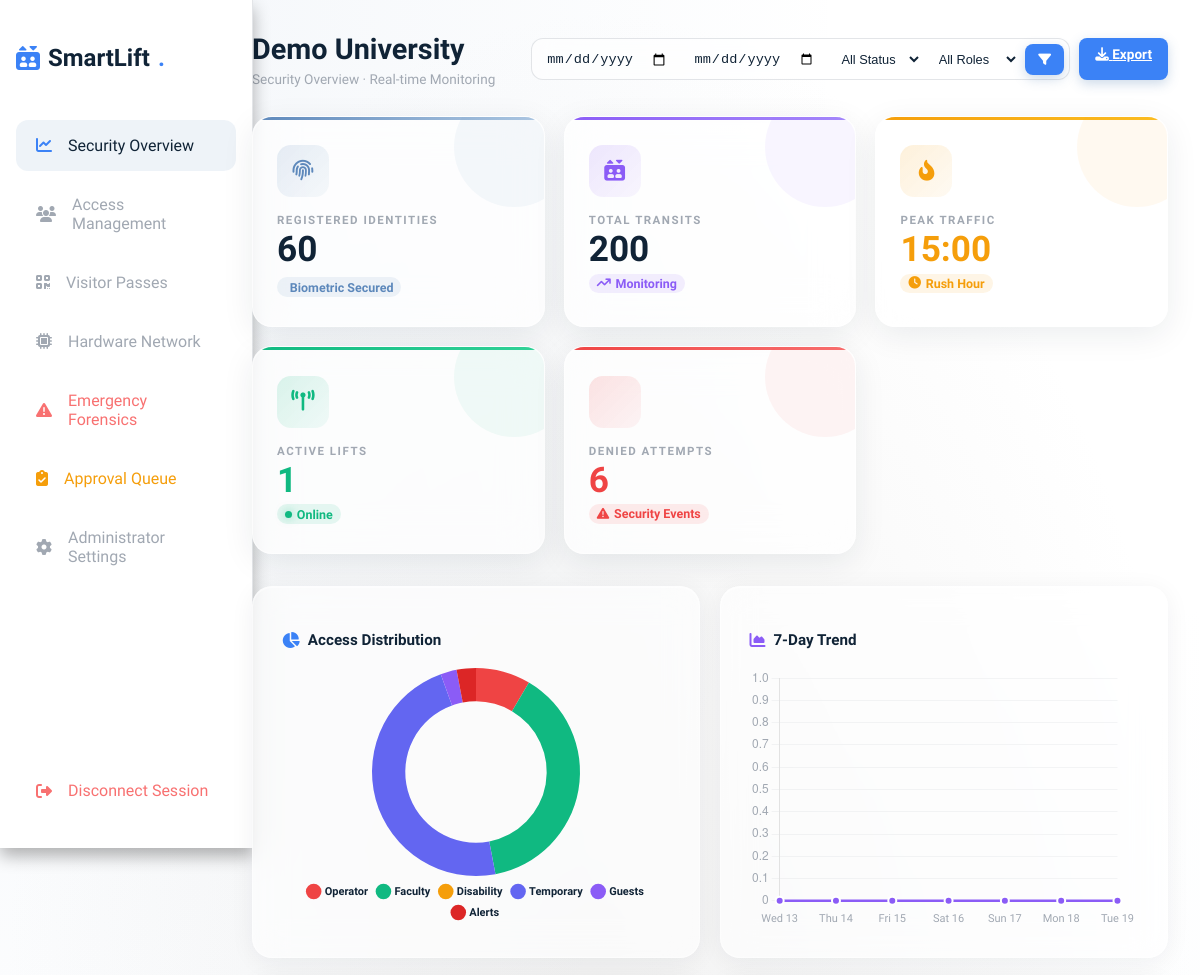
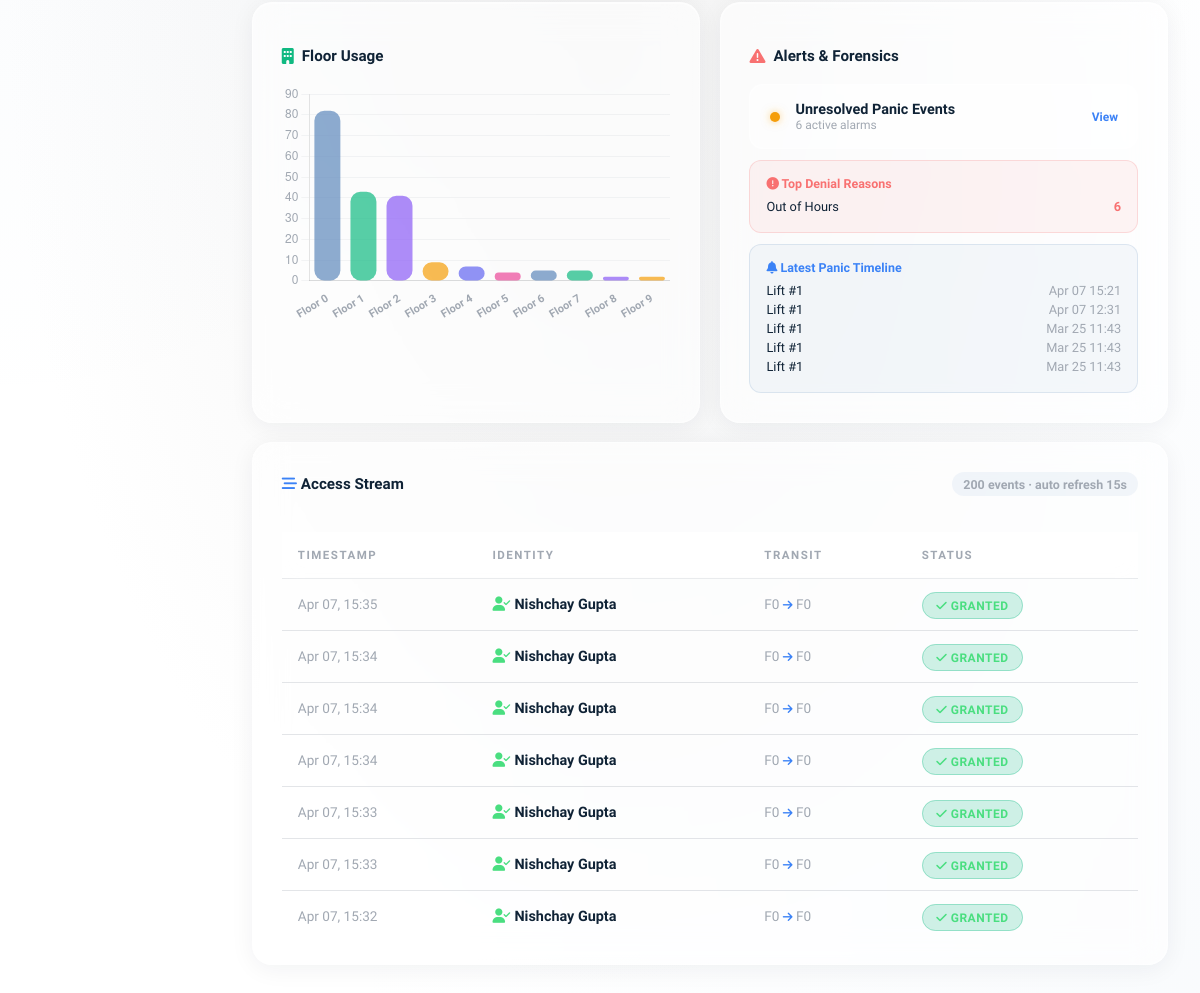
The page /dashboard (signed in) on the database as committed earlier (2 pictures, top to bottom).
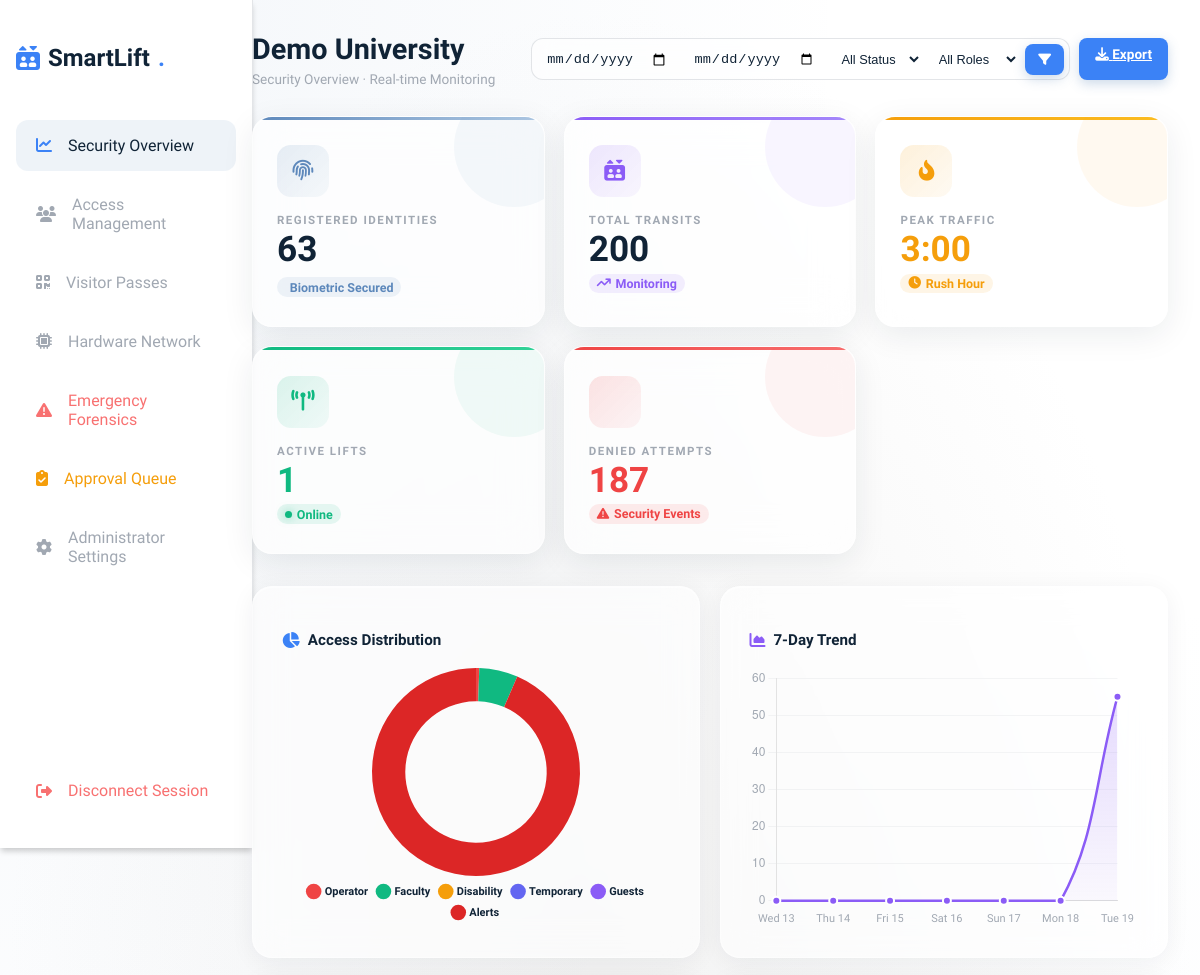
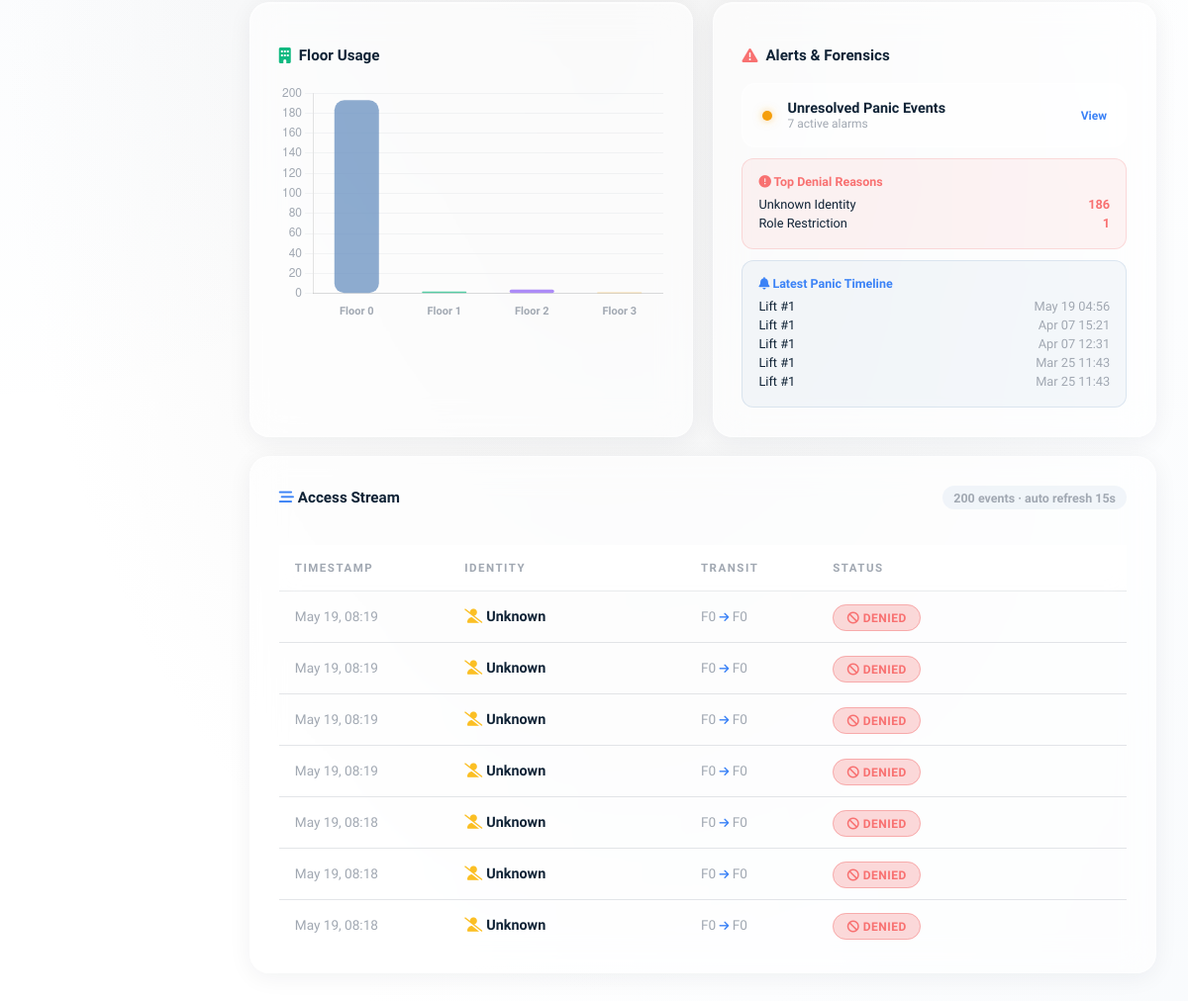
The same page on the database as committed later (2 pictures, top to bottom).
### software/models.py (models this page shows)
class EmergencyEvent(db.Model):
    id = db.Column(db.Integer, primary_key=True)
    tenant_id = db.Column(db.Integer, db.ForeignKey('tenant.id'), nullable=False)
    lift_id = db.Column(db.Integer, db.ForeignKey('lift.Lift_id'), nullable=False)
    timestamp = db.Column(db.DateTime, default=datetime.utcnow)
    resolved = db.Column(db.Boolean, default=False)
    lift = db.relationship('Lift')

class AccessLog(db.Model):
    Log_id = db.Column(db.Integer, primary_key=True) # ER Mapping: Log_id
    User_id = db.Column(db.Integer, db.ForeignKey('user.user_id'), nullable=True) # ER Mapping: User_id (Nullable for strangers/spoofs)
    timestlap = db.Column(db.DateTime, default=datetime.utcnow) # ER Mapping: timestlap
    Source_floor = db.Column(db.Integer, default=0) # Phase 7: Node Invocation Origin
    Floor_selection = db.Column(db.Integer, nullable=False) # Destination
    Request_ID = db.Column(db.Integer, db.ForeignKey('floor_request.Request_ID'), nullable=True)
    status = db.Column(db.String(100), default='Granted') # Log everything: Mismatches, Denials, Successes
    user = db.relationship('User')

class User(db.Model):
    __table_args__ = (db.UniqueConstraint('enrollment_id', 'tenant_id', name='_tenant_enrollment_uc'),)
    user_id = db.Column(db.Integer, primary_key=True) # ER Mapping: User_id
    name = db.Column(db.String(100), nullable=False) # ER Mapping: name
    Face_encoding = db.Column(db.Text, nullable=True) # ER Mapping: Face_encording
    face_vector = db.Column(db.Text, nullable=True) # Mathematical DB representation
    access_type = db.Column(db.String(50), default='temporary') # ER Mapping: acess type
    access_start_time = db.Column(db.Time, nullable=True)
    access_end_time = db.Column(db.Time, nullable=True)
    email = db.Column(db.String(120), nullable=True) # Extended Comm Parameter
    enrollment_id = db.Column(db.String(50), nullable=True) # For Students/Faculty
    department = db.Column(db.String(100), nullable=True)
    course = db.Column(db.String(100), nullable=True)
    batch = db.Column(db.String(50), nullable=True)
    allowed_floors = db.Column(db.String(100), default='0')
    tenant_id = db.Column(db.Integer, db.ForeignKey('tenant.id'), nullable=False)

### app.py (the view)
@app.route('/dashboard')
def dashboard():
    if 'admin_id' not in session: return redirect(url_for('login'))
    t_id = session['tenant_id']
    tenant = Tenant.query.get(t_id)
    users = User.query.filter_by(tenant_id=t_id).all()
    active_lifts = Lift.query.filter_by(tenant_id=t_id, status="Online").count()
    filter_date = request.args.get('date', '').strip()
    start_date_raw = request.args.get('start_date', '').strip()
    end_date_raw = request.args.get('end_date', '').strip()
    status_filter = request.args.get('status', 'all')
    role_filter = request.args.get('role', 'all')
    if filter_date and not start_date_raw and not end_date_raw:
        start_date_raw = filter_date
        end_date_raw = filter_date
    start_date = _parse_iso_date(start_date_raw)
    end_date = _parse_iso_date(end_date_raw)
    if start_date and end_date and start_date > end_date:
        start_date, end_date = end_date, start_date
    query = _tenant_accesslog_query(t_id)
    query = _apply_status_role_filters(query, status_filter, role_filter)
    if start_date:
        query = query.filter(db.func.date(AccessLog.timestlap) >= start_date)
    if end_date:
        query = query.filter(db.func.date(AccessLog.timestlap) <= end_date)
    logs = query.order_by(AccessLog.timestlap.desc()).limit(200).all()
    dist = {'Operator': 0, 'Faculty': 0, 'Disability': 0, 'Temporary': 0, 'Guests': 0, 'Alerts': 0}
    for log in logs:
        if _is_denied_status(log.status):
            dist['Alerts'] += 1
        elif log.user:
            role = log.user.access_type
            if role in dist: dist[role] += 1
            else: dist['Temporary'] += 1
        else:
            dist['Guests'] += 1
    chart_data = [dist['Operator'], dist['Faculty'], dist['Disability'], dist['Temporary'], dist['Guests'], dist['Alerts']]
    denied_count = sum(1 for log in logs if _is_denied_status(log.status))
    peak_hour = "N/A"
    hours = [log.timestlap.hour for log in logs]
    if hours:
        peak_hour = f"{Counter(hours).most_common(1)[0][0]}:00"
    trend_labels = []
    trend_values = []
    for i in range(6, -1, -1):
        day = datetime.utcnow().date() - timedelta(days=i)
        day_name = day.strftime('%a %d')
        trend_labels.append(day_name)
        day_query = _tenant_accesslog_query(t_id)
        day_query = _apply_status_role_filters(day_query, status_filter, role_filter)
        count = day_query.filter(db.func.date(AccessLog.timestlap) == day).count()
        trend_values.append(count)
    floor_labels = []
    floor_values = []
    floor_counts = {}
    for log in logs:
        f = log.Floor_selection
        floor_counts[f] = floor_counts.get(f, 0) + 1
    for floor_num in sorted(floor_counts.keys()):
        floor_labels.append(f"Floor {floor_num}")
        floor_values.append(floor_counts[floor_num])
    if not floor_labels:
        floor_labels = ['Floor 0', 'Floor 1', 'Floor 2']
        floor_values = [0, 0, 0]
    denial_reason_counter = Counter()
    for log in logs:
        if _is_denied_status(log.status):
            denial_reason_counter[_denial_reason(log.status)] += 1
    top_denial_reasons = denial_reason_counter.most_common(5)
    unresolved_panic_count = EmergencyEvent.query.filter_by(tenant_id=t_id, resolved=False).count()
    latest_panic_events = EmergencyEvent.query.filter_by(tenant_id=t_id).order_by(EmergencyEvent.timestamp.desc()).limit(5).all()
    return render_template('dashboard.html', tenant=tenant, total_users=len(users), logs=logs,
                           active_lifts=active_lifts, peak_hour=peak_hour, chart_data=chart_data,
                           trend_labels=trend_labels, trend_values=trend_values,
                           floor_labels=floor_labels, floor_values=floor_values,
                           denied_count=denied_count, top_denial_reasons=top_denial_reasons,
                           unresolved_panic_count=unresolved_panic_count, latest_panic_events=latest_panic_events,
                           start_date=(start_date.isoformat() if start_date else ''),
                           end_date=(end_date.isoformat() if end_date else ''),
                           status_filter=status_filter, role_filter=role_filter)

### app.py (called while the page is built)
@app.context_processor
def inject_csrf():
    def generate_csrf_token():
        if '_csrf_token' not in session:
            session['_csrf_token'] = secrets.token_hex(16)
        return session['_csrf_token']
    return dict(csrf_token=generate_csrf_token)

@app.before_request
def csrf_protect():
    if request.method == "POST":
        if request.endpoint in EXEMPT_CSRF_ENDPOINTS or request.path.startswith('/api/'):
            return
        token = session.get('_csrf_token', None)
        if request.is_json or request.content_type == 'application/json':
            if not token or token != request.headers.get('X-CSRFToken'):
                return jsonify({"error": "CSRF token missing or invalid."}), 403
            return
        if not token or token != request.form.get('csrf_token'):
            flash("CSRF token missing or invalid. Please reload the page and try again.", "danger")
            return redirect(request.referrer or url_for('superadmin_dashboard'))

def _parse_iso_date(date_str):
    if not date_str:
        return None
    try:
        return datetime.strptime(date_str, '%Y-%m-%d').date()
    except ValueError:
        return None

### templates/dashboard.html (shortened to what the changed rows need)
{% extends 'base.html' %}
{% block content %}
<div class="dashboard-layout">
    {% include 'sidebar.html' %}
    <div class="main-content">
        <div style="display:flex; justify-content:space-between; align-items:center; margin-bottom:1.8rem; flex-wrap:wrap; gap:1rem;">
            <div>
                <h1 style="font-size:1.8rem; margin:0; font-weight:800;">
                    {{ tenant.name }}
                </h1>
            </div>
        </div>
        <div class="stat-grid">
            <div class="stat-card">
                <div class="bg-glow"></div>
                <div class="stat-icon"><i class="fa-solid fa-fingerprint"></i></div>
                <div class="stat-label">Registered Identities</div>
                <div class="stat-value">{{ total_users }}</div>
                <span class="stat-sub" style="background:rgba(93,136,187,0.1); color:#5D88BB;"> Biometric Secured</span>
            </div>
            <div class="stat-card">
                <div class="bg-glow"></div>
                <div class="stat-icon"><i class="fa-solid fa-fire-flame-curved"></i></div>
                <div class="stat-label">Peak Traffic</div>
                <div class="stat-value" style="color:#f59e0b;">{{ peak_hour }}</div>
                <span class="stat-sub" style="background:rgba(245,158,11,0.1); color:#f59e0b;"><i class="fa-solid fa-clock"></i> Rush Hour</span>
            </div>
            <div class="stat-card">
                <div class="bg-glow"></div>
                <div class="stat-icon"></div>
                <div class="stat-label">Denied Attempts</div>
                <div class="stat-value" style="color:#ef4444;">{{ denied_count }}</div>
                <span class="stat-sub" style="background:rgba(239,68,68,0.1); color:#ef4444;"><i class="fa-solid fa-triangle-exclamation"></i> Security Events</span>
            </div>
        </div>
        <div class="charts-grid">
            <div class="chart-panel">
                <div style="height:260px;"><canvas id="accessChart"></canvas></div>
            </div>
            <div class="chart-panel">
                <div style="height:260px;"><canvas id="trendChart"></canvas></div>
            </div>
        </div>
        <div class="charts-grid">
            <div class="chart-panel">
                <div style="height:240px;"><canvas id="floorChart"></canvas></div>
            </div>
            <div class="chart-panel">
                <div style="display:flex; flex-direction:column; gap:0.7rem;">
                    <div class="sys-item">
                        <div style="flex:1;">
                            <div style="font-weight:700; font-size:0.9rem;">Unresolved Panic Events</div>
                            <div style="font-size:0.75rem; color:var(--text-muted);">{{ unresolved_panic_count }} active alarms</div>
                        </div>
                    </div>
                    <div style="padding:0.9rem 1rem; border-radius:12px; background:rgba(239,68,68,0.06); border:1px solid rgba(239,68,68,0.15);">
                        {% for reason, count in top_denial_reasons %}
                        <div style="display:flex; justify-content:space-between; font-size:0.8rem; margin-bottom:0.25rem;">
                            <span style="color:var(--text-main);">{{ reason }}</span>
                            <strong style="color:var(--danger);">{{ count }}</strong>
                        </div>
                        {% else %}
                        <div style="font-size:0.8rem; color:var(--text-muted);">No denial events in the current filter range.</div>
                        {% endfor %}
                    </div>
                    <div style="padding:0.9rem 1rem; border-radius:12px; background:rgba(93,136,187,0.06); border:1px solid rgba(93,136,187,0.16);">
                        {% for ev in latest_panic_events %}
                        <div style="display:flex; justify-content:space-between; font-size:0.8rem; margin-bottom:0.25rem;">
                            <span style="color:var(--text-main);">Lift #{{ ev.lift_id }}</span>
                            <span style="color:var(--text-muted);">{{ ev.timestamp.strftime('%b %d %H:%M') }}</span>
                        </div>
                        {% else %}
                        <div style="font-size:0.8rem; color:var(--text-muted);">No panic events logged.</div>
                        {% endfor %}
                    </div>
                </div>
            </div>
        </div>
        <div class="log-panel" style="margin-top:1.2rem;">
            <div style="max-height:420px; overflow-y:auto;">
                <table style="width:100%;">
                    <thead style="position:sticky; top:0; background:rgba(255,255,255,0.9); backdrop-filter:blur(10px);">
                        <tr><th>Timestamp</th><th>Identity</th><th>Transit</th><th>Status</th></tr>
                    </thead>
                    <tbody>
                        {% for log in logs[:50] %}
                        <tr>
                            <td style="color:var(--text-muted); font-size:0.85rem;">{{ log.timestlap.strftime('%b %d, %H:%M') }}</td>
                            <td style="font-weight:600; font-size:0.9rem;">
                                {% if log.user %}<i class="fa-solid fa-user-check" style="color:var(--success); margin-right:4px;"></i>{{ log.user.name }}
                                {% else %}<i class="fa-solid fa-user-slash" style="color:var(--warning); margin-right:4px;"></i>{{ log.status.split('[')[1].split(']')[0] if '[' in log.status else 'Unknown' }}{% endif %}
                            </td>
                            <td style="font-size:0.85rem; color:var(--text-muted);">F{{ log.Source_floor }} <i class="fa-solid fa-arrow-right" style="color:var(--accent); font-size:0.7rem;"></i> F{{ log.Floor_selection }}</td>
                            <td>
                                {% if 'Granted' in log.status or 'Confirmed' in log.status %}<span class="badge badge-success"><i class="fa-solid fa-check"></i> Granted</span>
                                {% elif 'Denied' in log.status or 'Rejected' in log.status %}<span class="badge badge-danger"><i class="fa-solid fa-ban"></i> Denied</span>
                                {% else %}<span class="badge badge-info">{{ log.status[:20] }}</span>{% endif %}
                            </td>
                        </tr>
                        {% else %}
                        <tr><td colspan="4" style="text-align:center; color:var(--text-muted); padding:3rem;"><i class="fa-solid fa-inbox" style="font-size:2.5rem; opacity:0.2; display:block; margin-bottom:0.8rem;"></i>No access events yet</td></tr>
                        {% endfor %}
                    </tbody>
                </table>
            </div>
        </div>
    </div>
</div>
{% endblock %}

Rows that differ between the two databases and show on the page:
no longer on this page (row unchanged): EmergencyEvent: lift_id "1", timestamp "Mar 25 11:43"
no longer on this page (row unchanged): AccessLog: timestlap "Apr 07, 15:35", user.name "Nishchay Gupta", Source_floor "0", Floor_selection "0", status "Granted" (drawn)
no longer on this page (row unchanged): AccessLog: timestlap "Apr 07, 15:34", user.name "Nishchay Gupta", Source_floor "0", Floor_selection "0", status "Granted" (drawn)
no longer on this page (row unchanged): AccessLog: timestlap "Apr 07, 15:34", user.name "Nishchay Gupta", Source_floor "0", Floor_selection "0", status "Granted" (drawn)
no longer on this page (row unchanged): AccessLog: timestlap "Apr 07, 15:34", user.name "Nishchay Gupta", Source_floor "0", Floor_selection "0", status "Granted" (drawn)
no longer on this page (row unchanged): AccessLog: timestlap "Apr 07, 15:33", user.name "Nishchay Gupta", Source_floor "0", Floor_selection "0", status "Granted" (drawn)
no longer on this page (row unchanged): AccessLog: timestlap "Apr 07, 15:33", user.name "Nishchay Gupta", Source_floor "0", Floor_selection "0", status "Granted" (drawn)
no longer on this page (row unchanged): AccessLog: timestlap "Apr 07, 15:32", user.name "Nishchay Gupta", Source_floor "0", Floor_selection "0", status "Granted" (drawn)
added EmergencyEvent: lift_id "1", timestamp "May 19 04:56"
added AccessLog: timestlap "May 19, 08:19", status "Unknown", Source_floor "0", Floor_selection "0", shows "DENIED"
added AccessLog: timestlap "May 19, 08:19", status "Unknown", Source_floor "0", Floor_selection "0", shows "DENIED"
added AccessLog: timestlap "May 19, 08:19", status "Unknown", Source_floor "0", Floor_selection "0", shows "DENIED"
added AccessLog: timestlap "May 19, 08:19", status "Unknown", Source_floor "0", Floor_selection "0", shows "DENIED"
added AccessLog: timestlap "May 19, 08:18", status "Unknown", Source_floor "0", Floor_selection "0", shows "DENIED"
added AccessLog: timestlap "May 19, 08:18", status "Unknown", Source_floor "0", Floor_selection "0", shows "DENIED"
added AccessLog: timestlap "May 19, 08:18", status "Unknown", Source_floor "0", Floor_selection "0", shows "DENIED"
Other text that changed with them:
{{ total_users }}: "60" → "63"
{{ peak_hour }}: "15:00" → "3:00"
{{ denied_count }}: "6" → "187"
chart data {{ chart_data|tojson|safe }}: [17, 77, 0, 95, 5, 6] → [1, 12, 0, 0, 0, 187]
chart data {{ trend_values|tojson|safe }}: [0, 0, 0, 0, 0, 0, 0] → [0, 0, 0, 0, 0, 0, 55]
chart data {{ floor_values|tojson|safe }}: [82, 43, 41, 9, 7, 4, 5, 5, 2, 2] → [193, 2, 4, 1]
{{ unresolved_panic_count }}: "6" → "7"
new list line: "Unknown Identity 186"
new list line: "Role Restriction 1"
list line gone: "Out of Hours 6"
